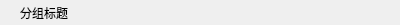
<?xml version="1.0" encoding="UTF-8"?>
<ui version="4.0">
 <class>GroupTipItem</class>
 <widget class="QWidget" name="GroupTipItem">
  <property name="geometry">
   <rect>
    <x>0</x>
    <y>0</y>
    <width>400</width>
    <height>25</height>
   </rect>
  </property>
  <property name="minimumSize">
   <size>
    <width>0</width>
    <height>25</height>
   </size>
  </property>
  <property name="maximumSize">
   <size>
    <width>16777215</width>
    <height>25</height>
   </size>
  </property>
  <property name="windowTitle">
   <string>Form</string>
  </property>
  <layout class="QVBoxLayout" name="verticalLayout">
   <property name="spacing">
    <number>0</number>
   </property>
   <property name="leftMargin">
    <number>20</number>
   </property>
   <property name="topMargin">
    <number>0</number>
   </property>
   <property name="rightMargin">
    <number>0</number>
   </property>
   <property name="bottomMargin">
    <number>0</number>
   </property>
   <item>
    <widget class="QLabel" name="label">
     <property name="text">
      <string>分组标题</string>
     </property>
    </widget>
   </item>
  </layout>
 </widget>
 <resources/>
 <connections/>
</ui>
